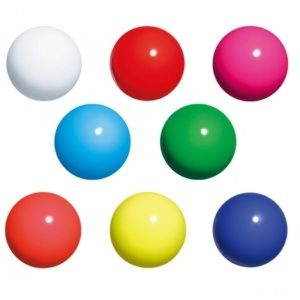
#> input picture images/balls.jpg, 300 x 300 px
$ python hsv.py
#> lines starting #> are read from the running program, lines starting #| are printed output that depends on the picture; after the words box and inside, x2 and y2 are one past the last pixel; in counts of white or black regions, pixels touching at a corner belong together
import numpy as np
import cv2

def nothing(x):
    pass


cv2.namedWindow("Tracking")
cv2.createTrackbar("LH", "Tracking", 0, 255, nothing)
#> slider 'LH' is set to 51
cv2.createTrackbar("LS", "Tracking", 0, 255, nothing)
#> slider 'LS' is set to 51
cv2.createTrackbar("LV", "Tracking", 0, 255, nothing)
#> slider 'LV' is set to 51
cv2.createTrackbar("UH", "Tracking", 0, 255, nothing)
#> slider 'UH' is set to 255
cv2.createTrackbar("US", "Tracking", 0, 255, nothing)
#> slider 'US' is set to 255
cv2.createTrackbar("UV", "Tracking", 0, 255, nothing)
#> slider 'UV' is set to 255

while True:
    img=cv2.imread('images/balls.jpg')
#> img is the input picture: shape (300, 300, 3); mean B, G, R 199, 200.8, 211.5

    hsv=cv2.cvtColor(img, cv2.COLOR_BGR2HSV)
#> hsv: shape (300, 300, 3); mean H, S, V 54.5, 71.8, 232.9

    l_h= cv2.getTrackbarPos("LH", "Tracking")
    l_s= cv2.getTrackbarPos("LS", "Tracking")
    l_v= cv2.getTrackbarPos("LV", "Tracking")
    u_h= cv2.getTrackbarPos("UH", "Tracking")
    u_s= cv2.getTrackbarPos("US", "Tracking")
    u_v= cv2.getTrackbarPos("UV", "Tracking")

    l_b=np.array([l_h, l_s, l_v])
    # l_b=np.array([110, 50, 50])
    u_b=np.array([u_h, u_s, u_v])
    # u_b=np.array([130, 255, 255])

    mask=cv2.inRange(hsv, l_b, u_b)
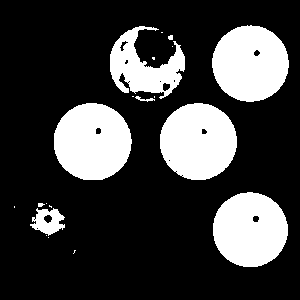
#> mask: shape (300, 300); 24.2% white; 20 white regions (11 under 20 px), largest, box (x1, y1, x2, y2) and area: (54, 103, 132, 180) 4716, (160, 103, 237, 180) 4646, (212, 25, 289, 102) 4575

    res=cv2.bitwise_and(img, img, mask=mask)
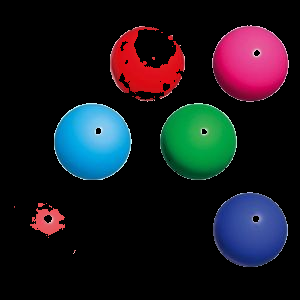
#> res: shape (300, 300, 3); mean B, G, R 30.1, 23.7, 24.7

    cv2.imshow('image', img)
    cv2.imshow('res', res)
    cv2.imshow('mask', mask)

    k=cv2.waitKey(1) & 0xFF
#> (key Esc is pressed here)
    if k==27:
        break

cv2.destroyAllWindows()
